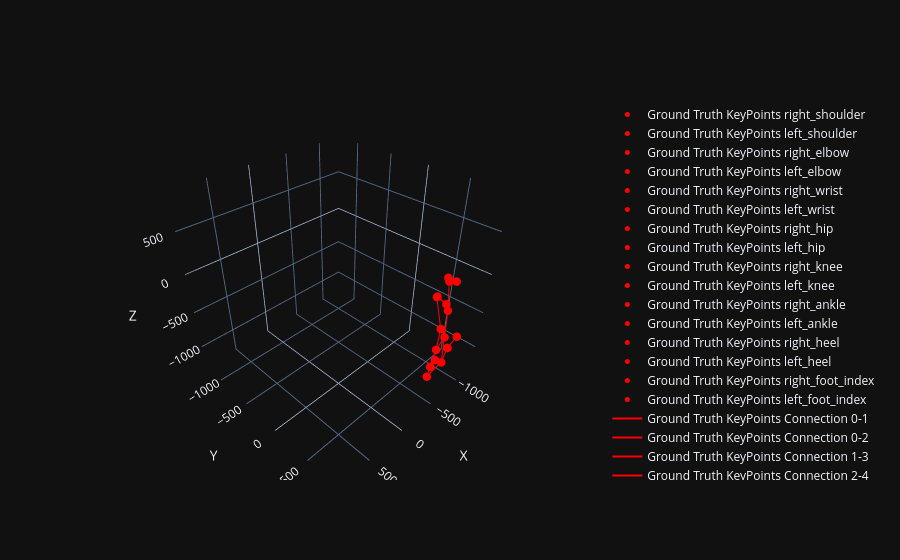
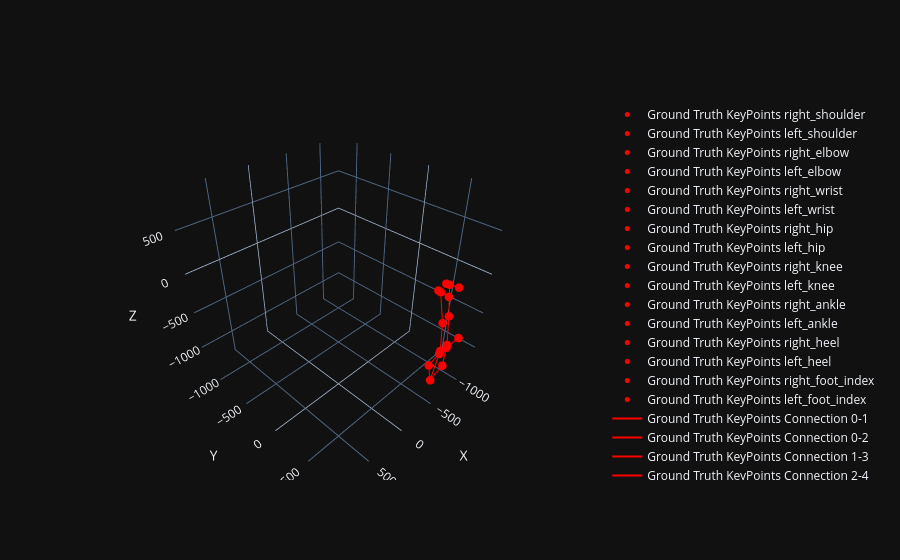

These figures' notebook cell, in order:
### Code cell
file_path = ('results/1.pkl')
with open(file_path, 'rb') as file:
    data = pickle.load(file)
    
data.keys()
gt_keypoints = data['pred']
frame = data['frame']   

def plot_3d_keypoints(keypoints_ground_truth, model_name, image):
    colors = ['red']
    names = ['Ground Truth KeyPoints']

    # Define connections between related keypoints
    if model_name == 'mediapipe':
        connections = [(0, 1), (0, 2), (1, 3), (2, 4), (3, 5), (6, 7), (0, 6),
                       (1, 7), (6, 8), (7, 9), (8, 10), (9, 11), (10, 12),
                       (11, 13), (10, 14), (11, 15), (12, 14), (13, 15)]

    # Create a Plotly 3D scatter plot
    fig = go.Figure()

    keypoints_dict = keypoints_ground_truth
    keypoints_array = np.array([v for v in keypoints_dict.values()])
    x, y, z = keypoints_array[:, 0], -keypoints_array[:, 1], keypoints_array[:, 2]

    # Scatter plot for keypoints
    for kp_name, kp_x, kp_y, kp_z in zip(keypoints_dict.keys(), x, y, z):
        fig.add_trace(go.Scatter3d(
            x=[kp_z], y=[kp_x], z=[kp_y], mode='markers',
            marker=dict(color=colors[0], size=5),
            text=[kp_name], textposition="top center",
            name=f'{names[0]} {kp_name}'
        ))

    # Plot connections
    for connection in connections:
        x_vals = [x[connection[0]], x[connection[1]]]
        y_vals = [y[connection[0]], y[connection[1]]]
        z_vals = [z[connection[0]], z[connection[1]]]
        fig.add_trace(go.Scatter3d(
            x=z_vals, y=x_vals, z=y_vals, mode='lines',
            line=dict(color=colors[0]),
            name=f'{names[0]} Connection {connection[0]}-{connection[1]}'
        ))

    # Combine x, y, z values into a single list
    all_values = tuple(x) + tuple(y) + tuple(z)

    # Find the minimum and maximum values
    min_value = min(all_values) - abs(min(all_values) * 0.1)
    max_value = max(all_values) + abs(max(all_values) * 0.1)

    # Update layout to set axis limits
    fig.update_layout(
        scene=dict(
            aspectmode='cube',
            xaxis=dict(title='X', range=[min_value, max_value]),
            yaxis=dict(title='Y', range=[min_value, max_value]),
            zaxis=dict(title='Z', range=[min_value, max_value])
        )
    )

    # Show the figure
    fig.show()
    
        # Overlay 2D keypoints on image if provided
    if image is not None:
        overlay_2d_keypoints_on_image(keypoints_dict, image, connections)

    
def overlay_2d_keypoints_on_image(keypoints, image, connections):
    if isinstance(next(iter(keypoints.keys())), int):
        for connection in connections:
            pt1 = (int(keypoints[connection[0]][0]), int(keypoints[connection[0]][1]))
            pt2 = (int(keypoints[connection[1]][0]), int(keypoints[connection[1]][1]))
            cv2.line(image, pt1, pt2, (0, 255, 0), 2)
    
    for kp_name, kp in keypoints.items():
        pt = (int(kp[0]), int(kp[1]))
        cv2.circle(image, pt, 5, (0, 0, 255), -1)
        cv2.putText(image, str(kp_name), pt, cv2.FONT_HERSHEY_SIMPLEX, 0.5, (255, 0, 0), 1, cv2.LINE_AA)

    plt.imshow(cv2.cvtColor(image, cv2.COLOR_BGR2RGB))
    plt.axis('off')
    plt.show()

# Check the structure of the keypoints
print(gt_keypoints.keys())


# Example usage with the gt_keypoints data
plot_3d_keypoints(data['pred'], 'mediapipe', frame)
plot_3d_keypoints(data['gt'], 'mediapipe', frame)
plt.imshow(frame)

### Figure 1 — Plotly figure (JSON) as saved in the notebook; plotly's stock layout.template omitted (floating-point values rounded to 4 significant figures)
{"data": [{"marker": {"color": "red", "size": 5}, "mode": "markers", "name": "Ground Truth KeyPoints right_shoulder", "text": ["right_shoulder"], "textposition": "top center", "x": [-701.9], "y": [713.8], "z": [-1196.0], "type": "scatter3d"}, {"marker": {"color": "red", "size": 5}, "mode": "markers", "name": "Ground Truth KeyPoints left_shoulder", "text": ["left_shoulder"], "textposition": "top center", "x": [-941.6], "y": [732.9], "z": [-1126.0], "type": "scatter3d"}, {"marker": {"color": "red", "size": 5}, "mode": "markers", "name": "Ground Truth KeyPoints right_elbow", "text": ["right_elbow"], "textposition": "top center", "x": [-625.3], "y": [779.5], "z": [-942.5], "type": "scatter3d"}, {"marker": {"color": "red", "size": 5}, "mode": "markers", "name": "Ground Truth KeyPoints left_elbow", "text": ["left_elbow"], "textposition": "top center", "x": [-986.2], "y": [753.8], "z": [-916.4], "type": "scatter3d"}, {"marker": {"color": "red", "size": 5}, "mode": "markers", "name": "Ground Truth KeyPoints right_wrist", "text": ["right_wrist"], "textposition": "top center", "x": [-588.6], "y": [842.9], "z": [-772.3], "type": "scatter3d"}, {"marker": {"color": "red", "size": 5}, "mode": "markers", "name": "Ground Truth KeyPoints left_wrist", "text": ["left_wrist"], "textposition": "top center", "x": [-1020.0], "y": [822.4], "z": [-727.8], "type": "scatter3d"}, {"marker": {"color": "red", "size": 5}, "mode": "markers", "name": "Ground Truth KeyPoints right_hip", "text": ["right_hip"], "textposition": "top center", "x": [-722.7], "y": [762.5], "z": [-768.1], "type": "scatter3d"}, {"marker": {"color": "red", "size": 5}, "mode": "markers", "name": "Ground Truth KeyPoints left_hip", "text": ["left_hip"], "textposition": "top center", "x": [-919.8], "y": [730.3], "z": [-732.3], "type": "scatter3d"}, {"marker": {"color": "red", "size": 5}, "mode": "markers", "name": "Ground Truth KeyPoints right_knee", "text": ["right_knee"], "textposition": "top center", "x": [-709.3], "y": [783.8], "z": [-455.2], "type": "scatter3d"}, {"marker": {"color": "red", "size": 5}, "mode": "markers", "name": "Ground Truth KeyPoints left_knee", "text": ["left_knee"], "textposition": "top center", "x": [-896.9], "y": [728.1], "z": [-350.2], "type": "scatter3d"}, {"marker": {"color": "red", "size": 5}, "mode": "markers", "name": "Ground Truth KeyPoints right_ankle", "text": ["right_ankle"], "textposition": "top center", "x": [-715.8], "y": [679.4], "z": [-104.0], "type": "scatter3d"}, {"marker": {"color": "red", "size": 5}, "mode": "markers", "name": "Ground Truth KeyPoints left_ankle", "text": ["left_ankle"], "textposition": "top center", "x": [-950.7], "y": [658.6], "z": [-37.63], "type": "scatter3d"}, {"marker": {"color": "red", "size": 5}, "mode": "markers", "name": "Ground Truth KeyPoints right_heel", "text": ["right_heel"], "textposition": "top center", "x": [-694.8], "y": [697.6], "z": [-78.01], "type": "scatter3d"}, {"marker": {"color": "red", "size": 5}, "mode": "markers", "name": "Ground Truth KeyPoints left_heel", "text": ["left_heel"], "textposition": "top center", "x": [-950.7], "y": [640.3], "z": [-1.178], "type": "scatter3d"}, {"marker": {"color": "red", "size": 5}, "mode": "markers", "name": "Ground Truth KeyPoints right_foot_index", "text": ["right_foot_index"], "textposition": "top center", "x": [-673.8], "y": [819.8], "z": [-97.95], "type": "scatter3d"}, {"marker": {"color": "red", "size": 5}, "mode": "markers", "name": "Ground Truth KeyPoints left_foot_index", "text": ["left_foot_index"], "textposition": "top center", "x": [-969.0], "y": [729.1], "z": [-13.9], "type": "scatter3d"}, {"line": {"color": "red"}, "mode": "lines", "name": "Ground Truth KeyPoints Connection 0-1", "x": [-701.9, -941.6], "y": [713.8, 732.9], "z": [-1196.0, -1126.0], "type": "scatter3d"}, {"line": {"color": "red"}, "mode": "lines", "name": "Ground Truth KeyPoints Connection 0-2", "x": [-701.9, -625.3], "y": [713.8, 779.5], "z": [-1196.0, -942.5], "type": "scatter3d"}, {"line": {"color": "red"}, "mode": "lines", "name": "Ground Truth KeyPoints Connection 1-3", "x": [-941.6, -986.2], "y": [732.9, 753.8], "z": [-1126.0, -916.4], "type": "scatter3d"}, {"line": {"color": "red"}, "mode": "lines", "name": "Ground Truth KeyPoints Connection 2-4", "x": [-625.3, -588.6], "y": [779.5, 842.9], "z": [-942.5, -772.3], "type": "scatter3d"}, {"line": {"color": "red"}, "mode": "lines", "name": "Ground Truth KeyPoints Connection 3-5", "x": [-986.2, -1020.0], "y": [753.8, 822.4], "z": [-916.4, -727.8], "type": "scatter3d"}, {"line": {"color": "red"}, "mode": "lines", "name": "Ground Truth KeyPoints Connection 6-7", "x": [-722.7, -919.8], "y": [762.5, 730.3], "z": [-768.1, -732.3], "type": "scatter3d"}, {"line": {"color": "red"}, "mode": "lines", "name": "Ground Truth KeyPoints Connection 0-6", "x": [-701.9, -722.7], "y": [713.8, 762.5], "z": [-1196.0, -768.1], "type": "scatter3d"}, {"line": {"color": "red"}, "mode": "lines", "name": "Ground Truth KeyPoints Connection 1-7", "x": [-941.6, -919.8], "y": [732.9, 730.3], "z": [-1126.0, -732.3], "type": "scatter3d"}, {"line": {"color": "red"}, "mode": "lines", "name": "Ground Truth KeyPoints Connection 6-8", "x": [-722.7, -709.3], "y": [762.5, 783.8], "z": [-768.1, -455.2], "type": "scatter3d"}, {"line": {"color": "red"}, "mode": "lines", "name": "Ground Truth KeyPoints Connection 7-9", "x": [-919.8, -896.9], "y": [730.3, 728.1], "z": [-732.3, -350.2], "type": "scatter3d"}, {"line": {"color": "red"}, "mode": "lines", "name": "Ground Truth KeyPoints Connection 8-10", "x": [-709.3, -715.8], "y": [783.8, 679.4], "z": [-455.2, -104.0], "type": "scatter3d"}, {"line": {"color": "red"}, "mode": "lines", "name": "Ground Truth KeyPoints Connection 9-11", "x": [-896.9, -950.7], "y": [728.1, 658.6], "z": [-350.2, -37.63], "type": "scatter3d"}, {"line": {"color": "red"}, "mode": "lines", "name": "Ground Truth KeyPoints Connection 10-12", "x": [-715.8, -694.8], "y": [679.4, 697.6], "z": [-104.0, -78.01], "type": "scatter3d"}, {"line": {"color": "red"}, "mode": "lines", "name": "Ground Truth KeyPoints Connection 11-13", "x": [-950.7, -950.7], "y": [658.6, 640.3], "z": [-37.63, -1.178], "type": "scatter3d"}, {"line": {"color": "red"}, "mode": "lines", "name": "Ground Truth KeyPoints Connection 10-14", "x": [-715.8, -673.8], "y": [679.4, 819.8], "z": [-104.0, -97.95], "type": "scatter3d"}, {"line": {"color": "red"}, "mode": "lines", "name": "Ground Truth KeyPoints Connection 11-15", "x": [-950.7, -969.0], "y": [658.6, 729.1], "z": [-37.63, -13.9], "type": "scatter3d"}, {"line": {"color": "red"}, "mode": "lines", "name": "Ground Truth KeyPoints Connection 12-14", "x": [-694.8, -673.8], "y": [697.6, 819.8], "z": [-78.01, -97.95], "type": "scatter3d"}, {"line": {"color": "red"}, "mode": "lines", "name": "Ground Truth KeyPoints Connection 13-15", "x": [-950.7, -969.0], "y": [640.3, 729.1], "z": [-1.178, -13.9], "type": "scatter3d"}], "layout": {"scene": {"xaxis": {"title": {"text": "X"}, "range": [-1316.0, 927.2]}, "yaxis": {"title": {"text": "Y"}, "range": [-1316.0, 927.2]}, "zaxis": {"title": {"text": "Z"}, "range": [-1316.0, 927.2]}, "aspectmode": "cube"}}}

### Figure 2 — Plotly figure (JSON) as saved in the notebook; plotly's stock layout.template omitted (floating-point values rounded to 4 significant figures)
{"data": [{"marker": {"color": "red", "size": 5}, "mode": "markers", "name": "Ground Truth KeyPoints right_shoulder", "text": ["right_shoulder"], "textposition": "top center", "x": [-671.9], "y": [760.5], "z": [-1177.0], "type": "scatter3d"}, {"marker": {"color": "red", "size": 5}, "mode": "markers", "name": "Ground Truth KeyPoints left_shoulder", "text": ["left_shoulder"], "textposition": "top center", "x": [-962.4], "y": [722.9], "z": [-1183.0], "type": "scatter3d"}, {"marker": {"color": "red", "size": 5}, "mode": "markers", "name": "Ground Truth KeyPoints right_elbow", "text": ["right_elbow"], "textposition": "top center", "x": [-625.3], "y": [741.6], "z": [-930.8], "type": "scatter3d"}, {"marker": {"color": "red", "size": 5}, "mode": "markers", "name": "Ground Truth KeyPoints left_elbow", "text": ["left_elbow"], "textposition": "top center", "x": [-998.1], "y": [716.1], "z": [-932.1], "type": "scatter3d"}, {"marker": {"color": "red", "size": 5}, "mode": "markers", "name": "Ground Truth KeyPoints right_wrist", "text": ["right_wrist"], "textposition": "top center", "x": [-649.8], "y": [826.8], "z": [-723.2], "type": "scatter3d"}, {"marker": {"color": "red", "size": 5}, "mode": "markers", "name": "Ground Truth KeyPoints left_wrist", "text": ["left_wrist"], "textposition": "top center", "x": [-1014.0], "y": [826.1], "z": [-730.7], "type": "scatter3d"}, {"marker": {"color": "red", "size": 5}, "mode": "markers", "name": "Ground Truth KeyPoints right_hip", "text": ["right_hip"], "textposition": "top center", "x": [-756.9], "y": [776.5], "z": [-784.3], "type": "scatter3d"}, {"marker": {"color": "red", "size": 5}, "mode": "markers", "name": "Ground Truth KeyPoints left_hip", "text": ["left_hip"], "textposition": "top center", "x": [-901.2], "y": [766.7], "z": [-798.7], "type": "scatter3d"}, {"marker": {"color": "red", "size": 5}, "mode": "markers", "name": "Ground Truth KeyPoints right_knee", "text": ["right_knee"], "textposition": "top center", "x": [-742.7], "y": [756.2], "z": [-406.7], "type": "scatter3d"}, {"marker": {"color": "red", "size": 5}, "mode": "markers", "name": "Ground Truth KeyPoints left_knee", "text": ["left_knee"], "textposition": "top center", "x": [-900.7], "y": [729.1], "z": [-421.8], "type": "scatter3d"}, {"marker": {"color": "red", "size": 5}, "mode": "markers", "name": "Ground Truth KeyPoints right_ankle", "text": ["right_ankle"], "textposition": "top center", "x": [-719.2], "y": [693.5], "z": [-37.65], "type": "scatter3d"}, {"marker": {"color": "red", "size": 5}, "mode": "markers", "name": "Ground Truth KeyPoints left_ankle", "text": ["left_ankle"], "textposition": "top center", "x": [-897.8], "y": [678.3], "z": [-43.18], "type": "scatter3d"}, {"marker": {"color": "red", "size": 5}, "mode": "markers", "name": "Ground Truth KeyPoints right_heel", "text": ["right_heel"], "textposition": "top center", "x": [-724.1], "y": [662.2], "z": [-36.17], "type": "scatter3d"}, {"marker": {"color": "red", "size": 5}, "mode": "markers", "name": "Ground Truth KeyPoints left_heel", "text": ["left_heel"], "textposition": "top center", "x": [-887.7], "y": [645.0], "z": [-42.78], "type": "scatter3d"}, {"marker": {"color": "red", "size": 5}, "mode": "markers", "name": "Ground Truth KeyPoints right_foot_index", "text": ["right_foot_index"], "textposition": "top center", "x": [-704.6], "y": [795.8], "z": [-34.09], "type": "scatter3d"}, {"marker": {"color": "red", "size": 5}, "mode": "markers", "name": "Ground Truth KeyPoints left_foot_index", "text": ["left_foot_index"], "textposition": "top center", "x": [-911.1], "y": [777.7], "z": [-36.55], "type": "scatter3d"}, {"line": {"color": "red"}, "mode": "lines", "name": "Ground Truth KeyPoints Connection 0-1", "x": [-671.9, -962.4], "y": [760.5, 722.9], "z": [-1177.0, -1183.0], "type": "scatter3d"}, {"line": {"color": "red"}, "mode": "lines", "name": "Ground Truth KeyPoints Connection 0-2", "x": [-671.9, -625.3], "y": [760.5, 741.6], "z": [-1177.0, -930.8], "type": "scatter3d"}, {"line": {"color": "red"}, "mode": "lines", "name": "Ground Truth KeyPoints Connection 1-3", "x": [-962.4, -998.1], "y": [722.9, 716.1], "z": [-1183.0, -932.1], "type": "scatter3d"}, {"line": {"color": "red"}, "mode": "lines", "name": "Ground Truth KeyPoints Connection 2-4", "x": [-625.3, -649.8], "y": [741.6, 826.8], "z": [-930.8, -723.2], "type": "scatter3d"}, {"line": {"color": "red"}, "mode": "lines", "name": "Ground Truth KeyPoints Connection 3-5", "x": [-998.1, -1014.0], "y": [716.1, 826.1], "z": [-932.1, -730.7], "type": "scatter3d"}, {"line": {"color": "red"}, "mode": "lines", "name": "Ground Truth KeyPoints Connection 6-7", "x": [-756.9, -901.2], "y": [776.5, 766.7], "z": [-784.3, -798.7], "type": "scatter3d"}, {"line": {"color": "red"}, "mode": "lines", "name": "Ground Truth KeyPoints Connection 0-6", "x": [-671.9, -756.9], "y": [760.5, 776.5], "z": [-1177.0, -784.3], "type": "scatter3d"}, {"line": {"color": "red"}, "mode": "lines", "name": "Ground Truth KeyPoints Connection 1-7", "x": [-962.4, -901.2], "y": [722.9, 766.7], "z": [-1183.0, -798.7], "type": "scatter3d"}, {"line": {"color": "red"}, "mode": "lines", "name": "Ground Truth KeyPoints Connection 6-8", "x": [-756.9, -742.7], "y": [776.5, 756.2], "z": [-784.3, -406.7], "type": "scatter3d"}, {"line": {"color": "red"}, "mode": "lines", "name": "Ground Truth KeyPoints Connection 7-9", "x": [-901.2, -900.7], "y": [766.7, 729.1], "z": [-798.7, -421.8], "type": "scatter3d"}, {"line": {"color": "red"}, "mode": "lines", "name": "Ground Truth KeyPoints Connection 8-10", "x": [-742.7, -719.2], "y": [756.2, 693.5], "z": [-406.7, -37.65], "type": "scatter3d"}, {"line": {"color": "red"}, "mode": "lines", "name": "Ground Truth KeyPoints Connection 9-11", "x": [-900.7, -897.8], "y": [729.1, 678.3], "z": [-421.8, -43.18], "type": "scatter3d"}, {"line": {"color": "red"}, "mode": "lines", "name": "Ground Truth KeyPoints Connection 10-12", "x": [-719.2, -724.1], "y": [693.5, 662.2], "z": [-37.65, -36.17], "type": "scatter3d"}, {"line": {"color": "red"}, "mode": "lines", "name": "Ground Truth KeyPoints Connection 11-13", "x": [-897.8, -887.7], "y": [678.3, 645.0], "z": [-43.18, -42.78], "type": "scatter3d"}, {"line": {"color": "red"}, "mode": "lines", "name": "Ground Truth KeyPoints Connection 10-14", "x": [-719.2, -704.6], "y": [693.5, 795.8], "z": [-37.65, -34.09], "type": "scatter3d"}, {"line": {"color": "red"}, "mode": "lines", "name": "Ground Truth KeyPoints Connection 11-15", "x": [-897.8, -911.1], "y": [678.3, 777.7], "z": [-43.18, -36.55], "type": "scatter3d"}, {"line": {"color": "red"}, "mode": "lines", "name": "Ground Truth KeyPoints Connection 12-14", "x": [-724.1, -704.6], "y": [662.2, 795.8], "z": [-36.17, -34.09], "type": "scatter3d"}, {"line": {"color": "red"}, "mode": "lines", "name": "Ground Truth KeyPoints Connection 13-15", "x": [-887.7, -911.1], "y": [645.0, 777.7], "z": [-42.78, -36.55], "type": "scatter3d"}], "layout": {"scene": {"xaxis": {"title": {"text": "X"}, "range": [-1302.0, 909.5]}, "yaxis": {"title": {"text": "Y"}, "range": [-1302.0, 909.5]}, "zaxis": {"title": {"text": "Z"}, "range": [-1302.0, 909.5]}, "aspectmode": "cube"}}}
